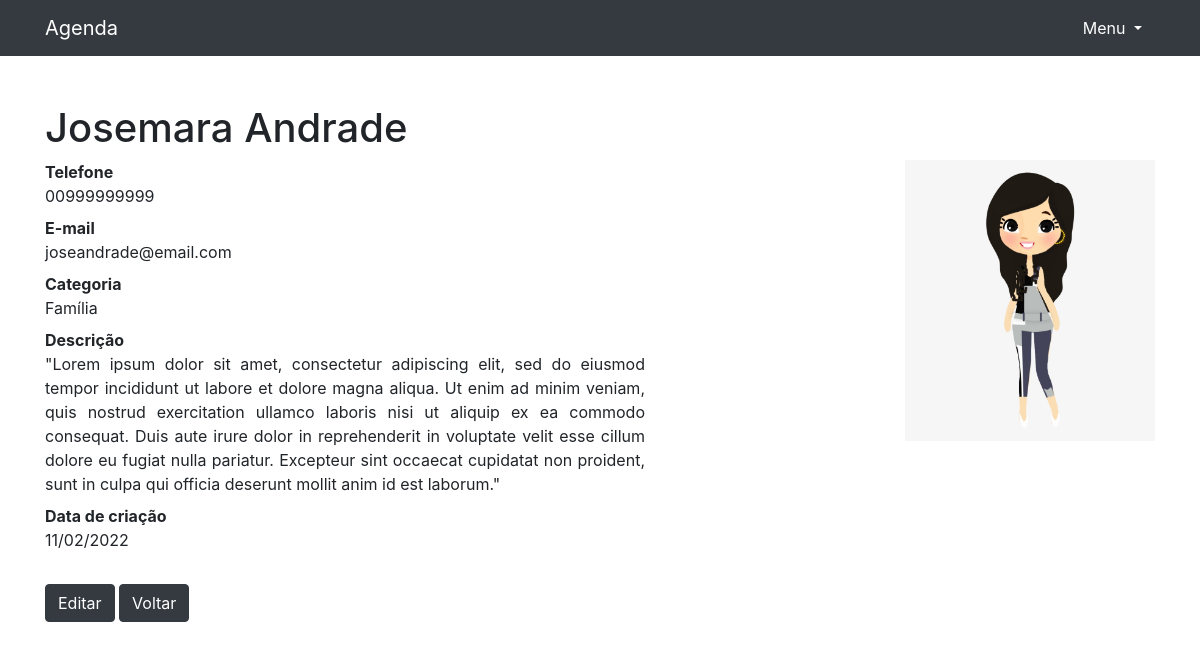
/17, run on the app's committed database.
### contatos/models.py (models this page shows, shortened)
class Contato(models.Model):  # Model dos contatos relacionado à Categoria.
    nome = models.CharField(max_length=20)
    sobrenome = models.CharField(max_length=20, blank=True)
    telefone = models.CharField(max_length=11)
    email = models.CharField(max_length=50, blank=True)
    data_criacao = models.DateTimeField(default=timezone.now)
    descricao = models.TextField(blank=True)
    categoria = models.ForeignKey(Categoria, on_delete=models.DO_NOTHING)
    mostrar = models.BooleanField(default=True)
    foto = models.ImageField(blank=True, upload_to='fotos/%Y/%m/')

class Categoria(models.Model):  # Model que terá relação Many-to-One
    nome = models.CharField(max_length=20)
    def __str__(self):
        return self.nome

### contatos/views.py (the view)
# urls.py: path('<int:contato_id>', views.ver_contato, name='ver_contato'),
def ver_contato(request, contato_id):
    contato = get_object_or_404(Contato, id=contato_id)  # Levanta Erro 404 quando contato não for localizado.
    if not contato.mostrar:  # Impede que o contato seja exibido, se não estiver com mostrar ativado.
        raise Http404()
    return render(request, 'contatos/ver_contato.html', {
        'contato': contato
    })

### contatos/templates/contatos/ver_contato.html (shortened to what this page needs)
{% extends 'base.html'%}
{%block conteudo%}
    <h1 class="mt-5">{{ contato.nome }} {{ contato.sobrenome }}</h1>
    {% if contato.foto %}
        <div style="float: right">
          <p>
              <img src="{{ contato.foto.url }}" style="max-width: 250px; height: auto;">
          </p>
        </div>
    {% endif %}
    <dl>
      <dt>Telefone</dt>
      <dd>{{ contato.telefone }}</dd>
      <dt>E-mail</dt>
      <dd>{{ contato.email }}</dd>
      <dt>Categoria</dt>
      <dd>{{ contato.categoria }}</dd>
      <dt>Descrição</dt>
      <dd style="text-align:justify; word-wrap: break-word; width:600px;">
        {{ contato.descricao }}
      </dd>
      <dt>Data de criação</dt>
      <dd>
          {{ contato.data_criacao|date:'d/m/Y' }}
      </dd>
      <div style="display: inline-block;"><br>
          <a class="btn btn-dark" href="{% url 'editar_contato' contato.id %}" role="button">Editar</a>
          <a class="btn btn-dark" href="{% url 'index' %}" role="button">Voltar</a>
      </div>
    </dl>
{%endblock%}

### data on the page
Contato: nome "Josemara", sobrenome "Andrade", foto (picture), telefone "00999999999", email "joseandrade@email.com", categoria "Família", descricao "\"Lorem ipsum dolor sit amet, consectetur adipiscing elit, sed do eiusmod tempor incididunt ut labore et dolore magna aliqua. Ut enim ad minim veniam, quis nostrud exercitation ullamco laboris nisi ut aliquip ex ea commodo consequat. Duis aute irure dolor in reprehenderit in voluptate velit esse cillum dolore eu fugiat nulla pariatur. Excepteur sint occaecat cupidatat non proident, sunt in culpa qui officia deserunt mollit anim id est laborum.\"", data_criacao "11/02/2022"
